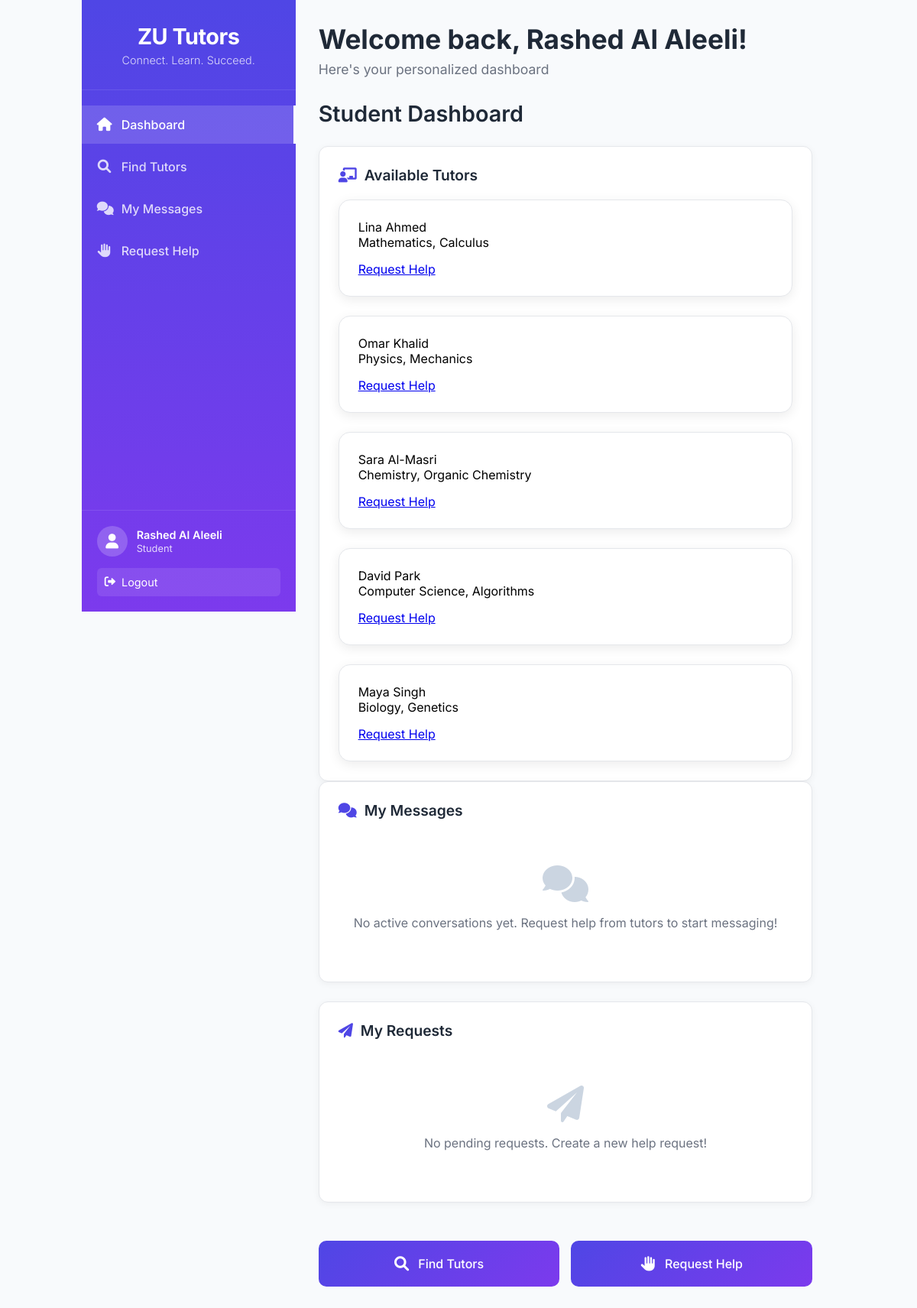
Page /dashboard.php (signed in) on the committed database.
### tables this page shows
CREATE TABLE `tutors` (
  `id` int(11) NOT NULL,
  `name` varchar(255) NOT NULL,
  `email` varchar(255) NOT NULL,
  `password` varchar(255) NOT NULL,
  `subjects` varchar(255) DEFAULT NULL,
  `bio` text DEFAULT NULL,
  `settings` text DEFAULT NULL,
  `created_at` timestamp NOT NULL DEFAULT current_timestamp()
);

### dashboard.php (the view, shortened to what this page needs)
<?php
$user_name = $_SESSION['user_name'];
$user_role = $_SESSION['user_role'];
require_once __DIR__ . '/db_connect.php';
try {
	$tutorsList = $pdo->query("SELECT id,name,subjects,email FROM tutors ORDER BY id ASC LIMIT 10")->fetchAll();
} catch (Exception $e) {
	$tutorsList = [];
	$boardsList = [];
}
?>
<!DOCTYPE html>
<html lang="en">
<head>
    <link rel="stylesheet" href="styling.css">
    <link rel="stylesheet" href="https://cdnjs.cloudflare.com/ajax/libs/font-awesome/6.0.0/css/all.min.css">
</head>
<body class="dashboard-body">
    <div class="dashboard-container">
        <div class="sidebar">
            <div class="sidebar-header">
                <h2 class="sidebar-logo">ZU Tutors</h2>
                <p class="sidebar-tagline">Connect. Learn. Succeed.</p>
            </div>
            <nav class="sidebar-nav">
                <ul>
                    <?php if ($user_role === 'student'): ?>
                        <li><a href="dashboard.php" class="nav-link active"><i class="fas fa-home"></i> Dashboard</a></li>
                        <li><a href="find_tutors.php" class="nav-link"><i class="fas fa-search"></i> Find Tutors</a></li>
                        <li><a href="my_boards.php" class="nav-link"><i class="fas fa-comments"></i> My Messages</a></li>
                        <li><a href="request_help.php" class="nav-link"><i class="fas fa-hand-paper"></i> Request Help</a></li>
                    <?php endif; ?>
                </ul>
            </nav>
            <div class="sidebar-footer">
                <div class="user-info">
                    <div class="user-avatar">
                        <i class="fas fa-user"></i>
                    </div>
                    <div class="user-details">
                        <p class="user-name"><?php echo htmlspecialchars($user_name); ?></p>
                        <p class="user-role"><?php echo ucfirst($user_role); ?></p>
                    </div>
                </div>
                <a href="logout.php" class="logout-btn"><i class="fas fa-sign-out-alt"></i> Logout</a>
            </div>
        </div>
        <div class="main-content">
            <header class="content-header">
                <h1>Welcome back, <?php echo htmlspecialchars($user_name); ?>!</h1>
                <p>Here's your personalized dashboard</p>
            </header>
            <div class="content-body">
                <?php if ($user_role === 'student'): ?>
                    <div class="role-specific-content">
                        <h2>Student Dashboard</h2>
                        <div class="section-card">
                            <h3><i class="fas fa-chalkboard-teacher"></i> Available Tutors</h3>
                            <div class="tutors-grid">
                                <?php if (!empty($tutorsList)): ?>
                                    <?php foreach ($tutorsList as $t): ?>
                                        <div class="tutor-card">
                                            <div class="tutor-name"><?php echo htmlspecialchars($t['name']); ?></div>
                                            <div class="tutor-subjects"><?php echo htmlspecialchars($t['subjects']); ?></div>
                                            <a href="request_help.php" class="view-profile-btn">Request Help</a>
                                        </div>
                                    <?php endforeach; ?>
                                <?php else: ?>
                                    <p>No tutors available right now.</p>
                                <?php endif; ?>
                            </div>
                        </div>
                        <div class="student-sections">
                            <div class="section-card">
                                <h3><i class="fas fa-comments"></i> My Messages</h3>
                                <div class="board-list">
                                    <div class="empty-state">
                                        <i class="fas fa-comments"></i>
                                        <p>No active conversations yet. Request help from tutors to start messaging!</p>
                                    </div>
                                </div>
                            </div>
                            <div class="section-card">
                                <h3><i class="fas fa-paper-plane"></i> My Requests</h3>
                                <div class="request-list">
                                    <div class="empty-state">
                                        <i class="fas fa-paper-plane"></i>
                                        <p>No pending requests. Create a new help request!</p>
                                    </div>
                                </div>
                            </div>
                            <div class="quick-actions">
                                <a href="find_tutors.php" class="quick-action-btn">
                                    <i class="fas fa-search"></i>
                                    <span>Find Tutors</span>
                                </a>
                                <a href="request_help.php" class="quick-action-btn">
                                    <i class="fas fa-hand-paper"></i>
                                    <span>Request Help</span>
                                </a>
                            </div>
                        </div>
                    </div>
                <?php endif; ?>
            </div>
        </div>
    </div>
</body>
</html>

### styling.css (style rules this page uses)
* { margin: 0; padding: 0; box-sizing: border-box; }
body { font-family: 'Inter', sans-serif; background: linear-gradient(135deg, #667eea 0%, #764ba2 100%); min-height: 100vh; display: flex; align-items: center; justify-content: center; padding: 20px; }
.dashboard-body { background: #f8fafc; min-height: 100vh; font-family: 'Inter', sans-serif; margin: 0; padding: 0; }
.dashboard-container { display: flex; min-height: 100vh; }
.sidebar { width: 280px; background: linear-gradient(180deg, #4f46e5 0%, #7c3aed 100%); color: white; display: flex; flex-direction: column; position: fixed; height: 100vh; overflow-y: auto; }
.sidebar-header { padding: 30px 20px; text-align: center; border-bottom: 1px solid rgba(255, 255, 255, 0.1); }
.sidebar-logo { font-size: 1.8rem; font-weight: 700; margin-bottom: 5px; letter-spacing: -0.5px; }
.sidebar-tagline { font-size: 0.9rem; opacity: 0.8; font-weight: 300; }
.sidebar-nav { flex: 1; padding: 20px 0; }
.sidebar-nav ul { list-style: none; }
.sidebar-nav li { margin-bottom: 5px; }
.nav-link { display: flex; align-items: center; gap: 12px; padding: 15px 20px; color: rgba(255, 255, 255, 0.8); text-decoration: none; transition: all 0.3s ease; font-weight: 500; }
.nav-link.active { background: rgba(255, 255, 255, 0.15); color: white; border-right: 3px solid white; }
.nav-link i { font-size: 1.1rem; width: 20px; text-align: center; }
.sidebar-footer { padding: 20px; border-top: 1px solid rgba(255, 255, 255, 0.1); }
.user-info { display: flex; align-items: center; gap: 12px; margin-bottom: 15px; }
.user-avatar { width: 40px; height: 40px; background: rgba(255, 255, 255, 0.2); border-radius: 50%; display: flex; align-items: center; justify-content: center; font-size: 1.2rem; }
.user-details .user-name { font-weight: 600; font-size: 0.9rem; margin-bottom: 2px; }
.user-details .user-role { font-size: 0.8rem; opacity: 0.8; text-transform: capitalize; }
.logout-btn { display: flex; align-items: center; gap: 8px; width: 100%; padding: 10px; background: rgba(255, 255, 255, 0.1); color: white; text-decoration: none; border-radius: 6px; transition: all 0.3s ease; font-size: 0.9rem; }
.main-content { flex: 1; margin-left: 280px; padding: 30px; background: #f8fafc; min-height: 100vh; }
.content-header { margin-bottom: 30px; }
.content-header h1 { font-size: 2.2rem; font-weight: 700; color: #1f2937; margin-bottom: 8px; }
.content-header p { color: #6b7280; font-size: 1.1rem; }
.role-specific-content h2 { font-size: 1.8rem; font-weight: 600; color: #1f2937; margin-bottom: 25px; }
.student-sections, .tutor-sections, .admin-sections { display: grid; gap: 25px; }
.section-card { background: white; padding: 25px; border-radius: 12px; box-shadow: 0 2px 10px rgba(0, 0, 0, 0.05); border: 1px solid #e5e7eb; }
.section-card h3 { font-size: 1.2rem; font-weight: 600; color: #1f2937; margin-bottom: 20px; display: flex; align-items: center; gap: 10px; }
.section-card h3 i { color: #4f46e5; }
.board-list { display: flex; flex-direction: column; gap: 15px; }
.request-list { display: flex; flex-direction: column; gap: 15px; }
.quick-actions { display: grid; grid-template-columns: repeat(auto-fit, minmax(200px, 1fr)); gap: 15px; margin-top: 25px; }
.quick-action-btn { display: flex; align-items: center; gap: 12px; padding: 20px; background: linear-gradient(135deg, #4f46e5 0%, #7c3aed 100%); color: white; text-decoration: none; border-radius: 10px; font-weight: 500; transition: all 0.3s ease; text-align: center; justify-content: center; }
.quick-action-btn i { font-size: 1.2rem; }
.empty-state { text-align: center; padding: 40px 20px; color: #6b7280; }
.empty-state i { font-size: 3rem; color: #cbd5e1; margin-bottom: 15px; }
.empty-state p { font-size: 1rem; line-height: 1.5; }
.tutors-grid { display: grid; grid-template-columns: repeat(auto-fit, minmax(350px, 1fr)); gap: 25px; }
.tutor-card { background: white; padding: 25px; border-radius: 15px; box-shadow: 0 4px 15px rgba(0, 0, 0, 0.08); border: 1px solid #e5e7eb; transition: all 0.3s ease; position: relative; }
.tutor-subjects { display: flex; flex-wrap: wrap; gap: 8px; margin-bottom: 15px; }

### rows in the picture
tutors: name "Lina Ahmed", subjects "Mathematics, Calculus"
tutors: name "Omar Khalid", subjects "Physics, Mechanics"
tutors: name "Sara Al-Masri", subjects "Chemistry, Organic Chemistry"
tutors: name "David Park", subjects "Computer Science, Algorithms"
tutors: name "Maya Singh", subjects "Biology, Genetics"

### other values in the picture
$user_name "Rashed Al Aleeli"
$user_role "Student"
